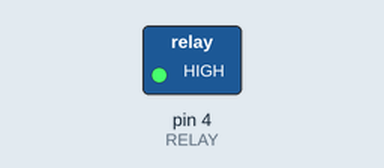
Bench run of a sketch on a simulated Arduino Uno, built with avr-gcc and run on an emulated ATmega328P. Parts: switched loads named in the sketch (green lamp = pin HIGH). The local clock reads 2024-03-15 10:24:30 at power-on unless the sketch sets it.

Above: at 0.5 s.
At 30.5 s:
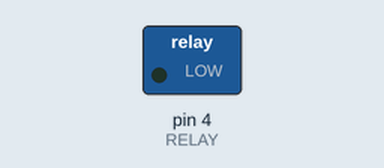
Timing chart, 0 to 78.0 s (numbered marks = the images above):
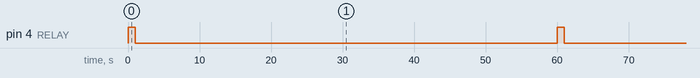

The sketch:

RTC_Relay.ino
```cpp
/****************************************************************************/
//             Using a Real Time Clock - Relay Demonstration                //
/****************************************************************************/
#include <Wire.h>
#include "DS1307.h"

DS1307 clock;//define a object of DS1307 class

const int RELAY = 4; //Relay set to digital pin 4

void setup()
{
  pinMode(RELAY, OUTPUT);
	clock.begin();
}
void loop()
{
	timedRelay();
}

void timedRelay()
{
	clock.getTime();

  switch (clock.second)
  {
    case 30: //when the clock reads 30 seconds (Once a minute at the halfway mark)
      digitalWrite(RELAY, HIGH);   // turn the Relay on (HIGH is the voltage level)
      delay(1000);              // wait for 1 second
      digitalWrite(RELAY, LOW);    // turn the Relay off by making the voltage LOW
      delay(1000);              // wait for 1 second
  }

	switch (clock.dayOfWeek)
	{
		case MON: //on Monday
      switch (clock.hour)
      {
        case 14: //at 2 o'clock
          switch (clock.minute)
          {
            case 30: //at 30 minutes
              switch (clock.second)
              {
                case 1: //at 1 second
                  digitalWrite(RELAY, HIGH);   // turn the Relay on (HIGH is the voltage level)
                  delay(5000);              // wait for 5 seconds
                  digitalWrite(RELAY, LOW);    // turn the Relay off by making the voltage LOW
                  delay(5000);              // wait for 5 seconds
              }
          }
      }
	}
}
```

Measured:
- by itself, pin 4 (RELAY): alternates HIGH for 1.0 s and LOW for 59.0 s
